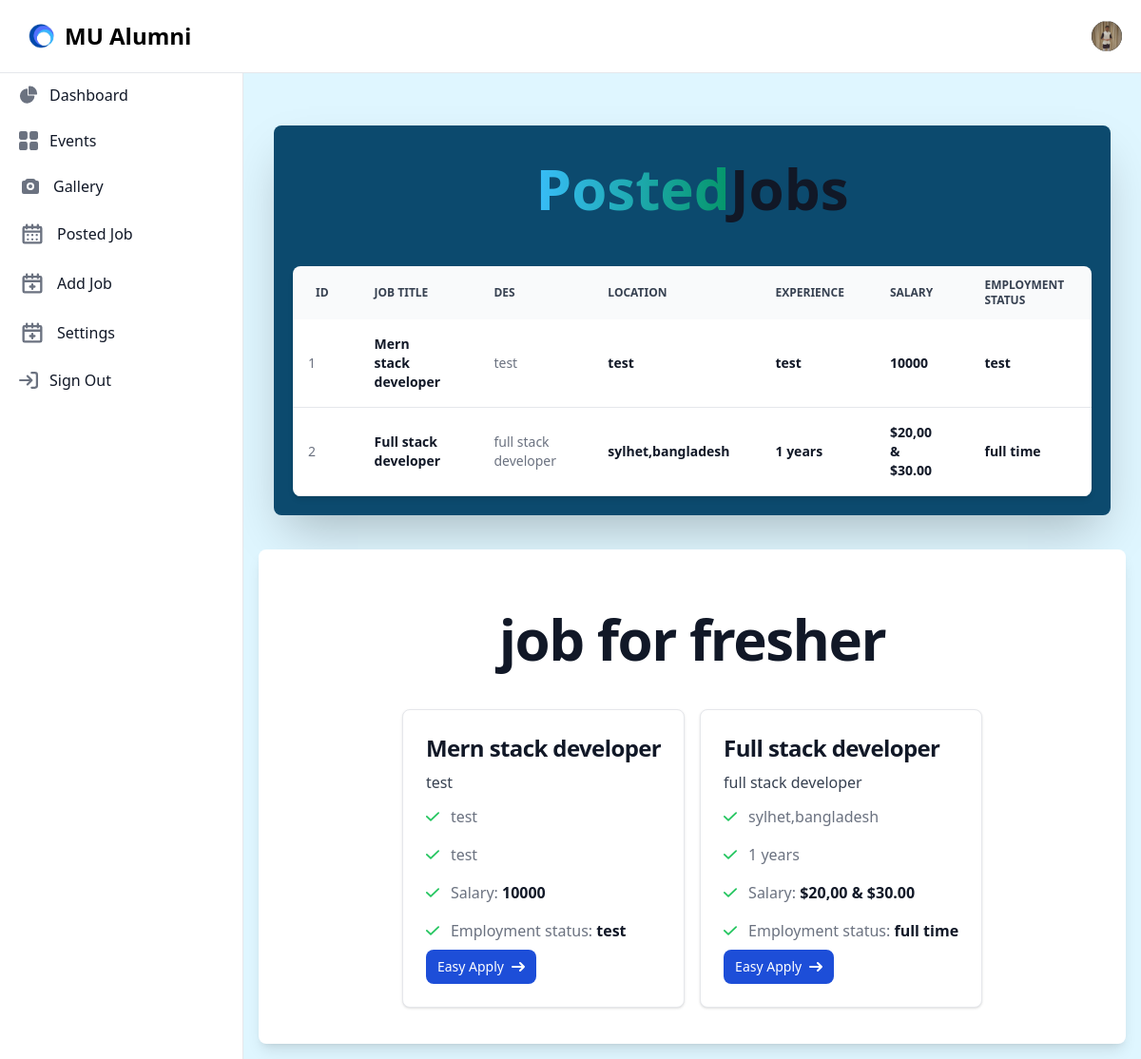
/Alumni/posted_job.php?user_id=221115068, run on the app's committed database.
### tables this page shows
CREATE TABLE `alumni` (
  `id` int(255) NOT NULL,
  `fname` varchar(255) NOT NULL,
  `lname` varchar(255) NOT NULL,
  `phone` varchar(255) NOT NULL,
  `dept` varchar(255) NOT NULL,
  `cgpa` varchar(255) NOT NULL,
  `photo` varchar(255) NOT NULL,
  `email` varchar(255) NOT NULL,
  `password` varchar(255) NOT NULL,
  `bio` text NOT NULL
);

CREATE TABLE `jobs` (
  `id` int(11) NOT NULL,
  `job_title` varchar(255) NOT NULL,
  `des` varchar(1255) NOT NULL,
  `location` varchar(255) NOT NULL,
  `experience` varchar(255) NOT NULL,
  `salary` varchar(255) NOT NULL,
  `employment_status` varchar(255) NOT NULL
);

### Alumni/posted_job.php (the view, shortened to what this page needs)
<script src="https://cdn.tailwindcss.com"></script>
    <link rel="stylesheet" href="https://cdnjs.cloudflare.com/ajax/libs/flowbite/2.3.0/flowbite.css" />
    <link rel="stylesheet" href="../css/style.css">
   <?php
     require_once("navigation.php");
   ?>
    <?php
    require_once("aside.php");
    ?>
     <?php
            require("../config/configer.php");
            $readData = "SELECT * FROM `jobs`";
            $query=mysqli_query($connect,$readData);
      ?>
<div class="p-4 sm:ml-64 bg-[#DFF6FF]">
   <div class="p-4  border-gray-200  rounded-lg  mt-14">
   <div class="jobs mt-5 mb-5">
          <div class="total-jobs bg-sky-900 p-5 rounded-lg shadow-2xl">
             <div class="heading-event max-w-screen-xl flex flex-wrap items-center justify-around mx-auto p-4">
               <div class="event-list-text">
                  <h1 class="mb-4 text-3xl font-extrabold text-gray-900 dark:text-white md:text-5xl lg:text-6xl"><span class="text-transparent bg-clip-text bg-gradient-to-r to-emerald-600 from-sky-400">Posted</span>Jobs</h1>
              </div>
        </div>
          <div class="event-items mt-5">
             <div class="relative overflow-x-auto shadow-md sm:rounded-lg">
         <table class="w-full text-sm text-left rtl:text-right text-gray-500 dark:text-gray-400">
             <thead class="text-xs text-gray-700 uppercase bg-gray-50 dark:bg-gray-700 dark:text-gray-400">
               <tr>
                 <th scope="col" class="px-6 py-3">
                    ID
                 </th>
                 <th scope="col" class="px-6 py-3">
                    Job Title
                 </th>
                 <th scope="col" class="px-6 py-3">
                    Des
                 </th>
                 <th scope="col" class="px-6 py-3">
                    Location
                 </th>
                 <th scope="col" class="px-6 py-3">
                 Experience
                 </th>
                 <th scope="col" class="px-6 py-3">
                 Salary
                 </th>
                 <th scope="col" class="px-6 py-3">
                 Employment Status
                 </th>
               </tr>
             </thead>
           <tbody>
           <?php
            while($data = mysqli_fetch_assoc($query)){
               $id=$data['id'];
               $title=$data['job_title'];
               $des=$data['des'];
               $location=$data['location'];
               $experience=$data['experience'];
               $salary=$data['salary'];
               $employment_status=$data['employment_status'];
            ?>
               <tr class="bg-white border-b dark:bg-gray-800 dark:border-gray-700 hover:bg-gray-50 dark:hover:bg-gray-600">
                    <td class="p-4">
                        <h2><?php echo $id; ?></h2>
                    </td>
                    <td class="px-6 py-4 font-semibold text-gray-900 dark:text-white">
                        <?php echo $title; ?>
                    </td>
                    <td class="px-6 py-4">
                    <?php echo $des; ?>
                    </td>
                    <td class="px-6 py-4 font-semibold text-gray-900 dark:text-white">
                    <?php echo $location ?>
                    </td>
                    <td class="px-6 py-4 font-semibold text-gray-900 dark:text-white">
                    <?php echo $experience ?>
                    </td>
                    <td class="px-6 py-4 font-semibold text-gray-900 dark:text-white">
                    <?php echo $salary ?>
                    </td>
                    <td class="px-6 py-4 font-semibold text-gray-900 dark:text-white">
                    <?php echo $employment_status ?>
                    </td>
               </tr>
          <?php
            }
           ?>
           </tbody>
        </table>
        </div>
        </div>
        </div>
      </div>
   </div>
   <div class="Job-section rounded-lg shadow-lg p-5 bg-white">
    <div class="container container-lg container-md container-sm mx-auto">
        <div class="job-section-heading">
         <h1 class="mb-4 p-5 mt-6 text-center text-4xl font-extrabold leading-none tracking-tight text-gray-900 md:text-5xl lg:text-6xl dark:text-dark">job for fresher </h1>
        </div>
        <div class="job-card flex justify-center flex-wrap ">
        <?php
                require("../config/configer.php");
                $readData = "SELECT * FROM `jobs`";
                $query=mysqli_query($connect,$readData);
            while($data = mysqli_fetch_assoc($query)){
               $title=$data['job_title'];
               $des=$data['des'];
               $location=$data['location'];
               $experience=$data['experience'];
               $salary=$data['salary'];
               $employment_status=$data['employment_status'];
            ?>
            <div class="max-w-sm m-2 p-6 bg-white border border-gray-200 rounded-lg shadow dark:bg-gray-800 dark:border-gray-700">
                <a href="#">
                    <h5 class="mb-2 text-2xl font-bold tracking-tight text-gray-900 dark:text-white"><?php echo $title; ?></h5>
                </a>
                <div class="job-describtion">
                <p class="mb-3 font-normal text-gray-700 dark:text-gray-400"> <?php echo $des;?></p>
                </div>
                <div class="job-requirment">
                <ul class="space-y-4 text-left text-gray-500 dark:text-gray-400">
                    <li class="flex items-center space-x-3 rtl:space-x-reverse">
                        <svg class="flex-shrink-0 w-3.5 h-3.5 text-green-500 dark:text-green-400" aria-hidden="true" xmlns="http://www.w3.org/2000/svg" fill="none" viewBox="0 0 16 12">
                            <path stroke="currentColor" stroke-linecap="round" stroke-linejoin="round" stroke-width="2" d="M1 5.917 5.724 10.5 15 1.5"/>
                        </svg>
                        <span><?php echo $location;?></span>
                    </li>
                    <li class="flex items-center space-x-3 rtl:space-x-reverse">
                        <svg class="flex-shrink-0 w-3.5 h-3.5 text-green-500 dark:text-green-400" aria-hidden="true" xmlns="http://www.w3.org/2000/svg" fill="none" viewBox="0 0 16 12">
                            <path stroke="currentColor" stroke-linecap="round" stroke-linejoin="round" stroke-width="2" d="M1 5.917 5.724 10.5 15 1.5"/>
                        </svg>
                        <span><?php echo $experience;?></span>
                    </li>
                    <li class="flex items-center space-x-3 rtl:space-x-reverse">
                        <svg class="flex-shrink-0 w-3.5 h-3.5 text-green-500 dark:text-green-400" aria-hidden="true" xmlns="http://www.w3.org/2000/svg" fill="none" viewBox="0 0 16 12">
                            <path stroke="currentColor" stroke-linecap="round" stroke-linejoin="round" stroke-width="2" d="M1 5.917 5.724 10.5 15 1.5"/>
                        </svg>
                        <span>Salary: <span class="font-semibold text-gray-900 dark:text-white"><?php echo $salary;?></span></span>
                    </li>
                    <li class="flex items-center space-x-3 rtl:space-x-reverse">
                        <svg class="flex-shrink-0 w-3.5 h-3.5 text-green-500 dark:text-green-400" aria-hidden="true" xmlns="http://www.w3.org/2000/svg" fill="none" viewBox="0 0 16 12">
                            <path stroke="currentColor" stroke-linecap="round" stroke-linejoin="round" stroke-width="2" d="M1 5.917 5.724 10.5 15 1.5"/>
                        </svg>
                        <span>Employment status: <span class="font-semibold text-gray-900 dark:text-white"><?php echo $employment_status?></span></span>
                    </li>
                </ul>
                </div>
                <a href="#"  class="inline-flex mt-2 items-center px-3 py-2 text-sm font-medium text-center text-white bg-blue-700 rounded-lg hover:bg-blue-800 focus:ring-4 focus:outline-none focus:ring-blue-300 dark:bg-blue-600 dark:hover:bg-blue-700 dark:focus:ring-blue-800">
                    Easy Apply
                    <svg class="rtl:rotate-180 w-3.5 h-3.5 ms-2" aria-hidden="true" xmlns="http://www.w3.org/2000/svg" fill="none" viewBox="0 0 14 10">
                        <path stroke="currentColor" stroke-linecap="round" stroke-linejoin="round" stroke-width="2" d="M1 5h12m0 0L9 1m4 4L9 9"/>
                    </svg>
                </a>
            </div>
            <?php
            }
            ?>
        </div>
    </div>
   </div>
   </div>

### Alumni/profile.php (shortened to what this page needs)
<?php
 require("../config/configer.php");
 if(isset($_GET['user_id'])){
  $user_id=$_GET['user_id'];
  $readData = "SELECT * FROM `alumni` WHERE id=$user_id";
  $query=mysqli_query($connect,$readData);
  $data = mysqli_fetch_assoc($query);
  $photo=$data['photo'];
 }
?>
<div class="flex items-center">
          <div class="flex items-center ms-3">
            <div>
              <button type="button" class="flex text-sm bg-gray-800 rounded-full focus:ring-4 focus:ring-gray-300 dark:focus:ring-gray-600" aria-expanded="false" data-dropdown-toggle="dropdown-user">
                <img class="w-8 h-8 rounded-full" src="../image/<?php echo$photo; ?>" alt="user photo">
              </button>
            </div>
          </div>
        </div>
    </div>

### css/style.css (style rules this page uses)
.container, .container-fluid, .container-lg, .container-md, .container-sm, .container-xl, .container-xxl { --bs-gutter-x: 1.5rem; --bs-gutter-y: 0; width: 100%; padding-right: calc(var(--bs-gutter-x) * .5); padding-left: calc(var(--bs-gutter-x) * .5); margin-right: auto; margin-left: auto }
@media (min-width:576px) { .container, .container-sm { max-width: 540px } }
@media (min-width:768px) { .container, .container-md, .container-sm { max-width: 720px } }
@media (min-width:992px) { .container, .container-lg, .container-md, .container-sm { max-width: 960px } }
@media (min-width:1200px) { .container, .container-lg, .container-md, .container-sm, .container-xl { max-width: 1140px } }
.Job-section { background-color: #FFF7E9; }
.job-card { display: flex; align-items: center; flex-flow: wrap; flex-wrap: wrap; justify-content: center; flex-wrap: wrap; margin: 10px; }
.text-center { text-align: center; padding: 10px; }

### data on the page
alumni: photo (picture)
jobs: id "1", job_title "Mern stack developer", des "test", location "test", experience "test", salary "10000", employment_status "test"
jobs: id "2", job_title "Full stack developer", des "full stack developer", location "sylhet,bangladesh", experience "1 years", salary "$20,00 & $30.00", employment_status "full time"
